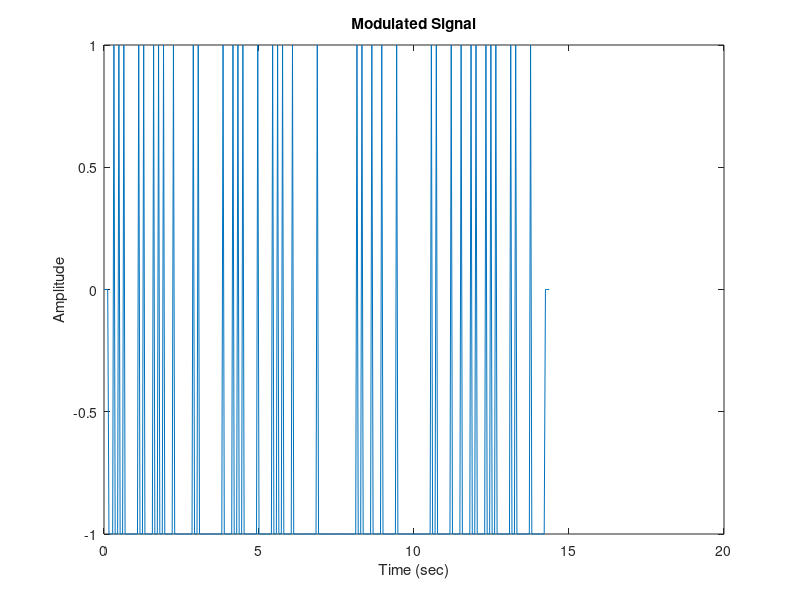

The MATLAB script that drew this image:
function WriteMsgBytes2File()
    message = input('Please input the message you would like to send: ', 's');
    message_string = ['start ' message ' end'];
    message_bytes = uint8(message_string);
    
    % Visualize binary message
    message_binary = dec2bin(message_bytes, 8).' - '0';
    message_binary = reshape(message_binary, 1, []);
    disp(message_binary);
    
    % Up sample signal to minimize data loss
    upSampleFactor = 4; % Random decision we can adjust
    message_upSampled = upsample(message_binary, upSampleFactor);

    % Convert Binary to symbols with BPSK (1 = +1, 0 = -1)
    msgSymbols = 2*message_upSampled-1;

    % Define Raised Cosine Pulse for Matched Filter
    Ts = .04; % Should be safely within nyquist if Camera FR = 70 Hz, Fs/2 = .025
    t = -4*Ts:Ts:4*Ts; 
    beta = 0.5; % Roll-off, prolly need to adjust
    raisedCos = sinc(t/Ts).*(cos(pi*beta*t/Ts)./(1-(2*beta*t/Ts).^2));
    raisedCos(t == Ts/(2*beta) | t == -Ts/(2*beta)) = pi/4*sinc(1/(2*beta)); % Deal with 0/0
    %raisedCos = raisedCos / sqrt(sum(raisedCos.^2)); %Normalize pulse

    % Modulate Bits
    modulated_signal = conv(msgSymbols, raisedCos);
    
    t_plot = (0:length(modulated_signal)-1) * Ts;
    figure
    plot(t_plot, modulated_signal)
    title('Modulated Signal')
    xlabel('Time (sec)')
    ylabel('Amplitude')

    % Save bytes to file
    if ~exist('inputOpticalMsg.bin', 'file')
        byteFile = fopen('inputOpticalMsg.bin','w');
        fwrite(byteFile, modulated_signal, 'double');
        fclose(byteFile);
        disp('Input message written to file')
    else 
        delete('inputOpticalMsg.bin');
        disp('Previous Message File Deleted')
        byteFile = fopen('inputOpticalMsg.bin','w');
        fwrite(byteFile, modulated_signal, 'double');
        fclose(byteFile);
        disp('Input message written to file')
    end
end
